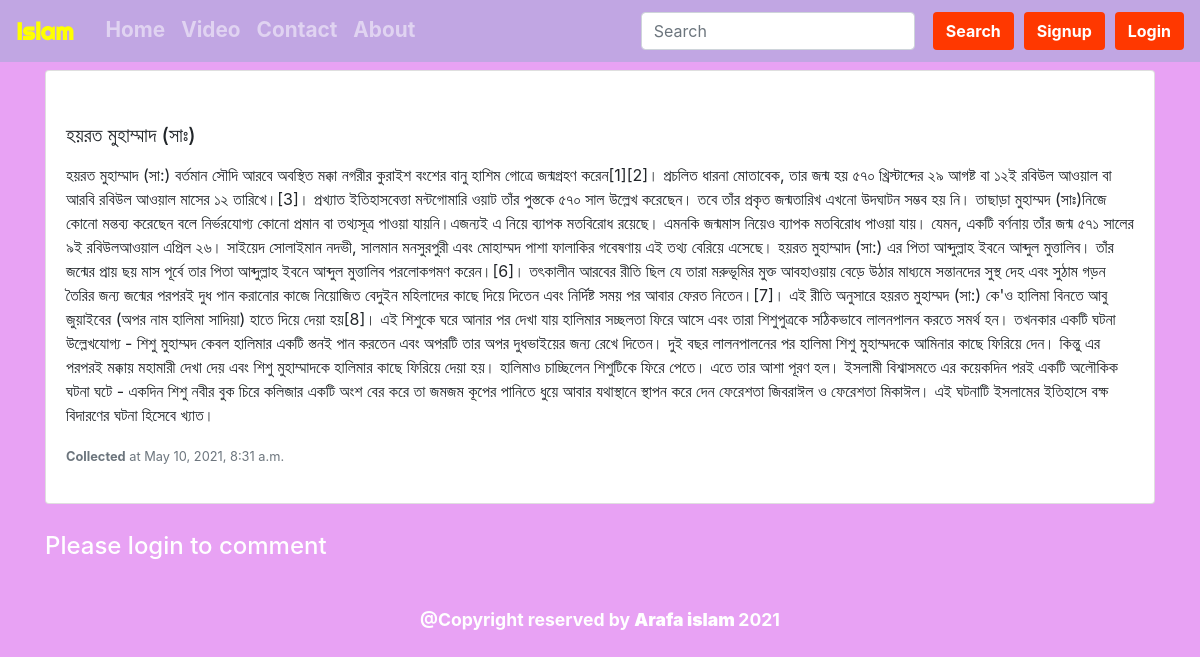
Screenshot of /myapp/post with the database file from the repository.
### myapp/models.py (models this page shows, shortened)
class Post(models.Model):
    sno = models.AutoField(primary_key=True)
    title = models.CharField(max_length=300)
    slug = AutoSlugField(populate_from='title', unique_with='sno')
    content = models.TextField()
    author = models.CharField(max_length=25)
    timestamp = models.DateTimeField(default=now,blank=True)

### myapp/views.py (the view)
# urls.py: path('<str:slug>',views.homeviews,name='homeviews')
def homeviews(request,slug):
    post = Post.objects.filter(slug=slug).first()
    comments =BlogComment.objects.filter(post=post)
    context = {"post":post,"comments":comments,"user":request.user}
    return render(request, "homeviews.html",context)

### templates/homeviews.html (shortened to what this page needs)
{% extends 'base.html' %}
{% block body %}
<div class="container  my-1">
    <div class="row">
        <div class="col-sm-12 mt-1 mb-1">
            <div class="card">
                <div class="card-body my-3">
                    <h5 class="card-title my-3">{{post.title}}</h5>
                    <p class="card-text">
                     {{post.content}}
                    </p>
                    <p class="card-text"><small class="text-muted"><b> {{post.author}}</b> at {{post.timestamp}}</small>
                    </p>
                </div>
            </div>
        </div>
    </div>
</div>
{% if user.is_authenticated %}
<div class="container">
<h2 class="mt-3 text-white">Comment: ({{comments.count}})</h2>
<form method="POST" action="/myapp/homeComment">
{% csrf_token %}
  <div class="mt-3 text-white font-weight-bold">
    <label for="exampleFormControlTextarea1 ">Comment here</label>
    <input type="text" name="comment" class="form-control"  >
  </div>
<input type="hidden" value="{{post.sno}}" name="postSno" class="form-control">
<button type="submit" class="btn btn-primary mt-3 mb-3">Submit</button>
</form>
</div>
{% else %}
<div class="container text-white my-4">
<h4>Please login to comment</h4>
</div>
{% endif %}
{% endblock body %}

### templates/base.html (style rules this page uses)
body { background-color: #c309e460; }

### rows the page displays
Post: title "হয়রত মুহাম্মাদ (সাঃ)", content "হয়রত মুহাম্মাদ (সা:) বর্তমান সৌদি আরবে অবস্থিত মক্কা নগরীর কুরাইশ বংশের বানু হাশিম গোত্রে জন্মগ্রহণ করেন[1][2]। প্রচলিত ধারনা মোতাবেক, তার জন্ম হয় ৫৭০ খ্রিস্টাব্দের ২৯ আগষ্ট বা ১২ই রবিউল আওয়াল বা আরবি রবিউল আওয়াল মাসের ১২ তারিখে।[3]। প্রখ্যাত ইতিহাসবেত্তা মন্টগোমারি ওয়াট তাঁর পুস্তকে ৫৭০ সাল উল্লেখ করেছেন। তবে তাঁর প্রকৃত জন্মতারিখ এখনো উদঘাটন সম্ভব হয় নি। তাছাড়া মুহাম্মদ (সাঃ)নিজে কোনো মন্তব্য করেছেন বলে নির্ভরযোগ্য কোনো প্রমান বা তথ্যসূত্র পাওয়া যায়নি।এজন্যই এ নিয়ে ব্যাপক মতবিরোধ রয়েছে। এমনকি জন্মমাস নিয়েও ব্যাপক মতবিরোধ পাওয়া যায়। যেমন, একটি বর্ণনায় তাঁর জন্ম ৫৭১ সালের ৯ই রবিউলআওয়াল এপ্রিল ২৬। সাইয়েদ সোলাইমান নদভী, সালমান মনসুরপুরী এবং মোহাম্মদ পাশা ফালাকির গবেষণায় এই…", author "Collected", timestamp "May 10, 2021, 8:31 a.m."
